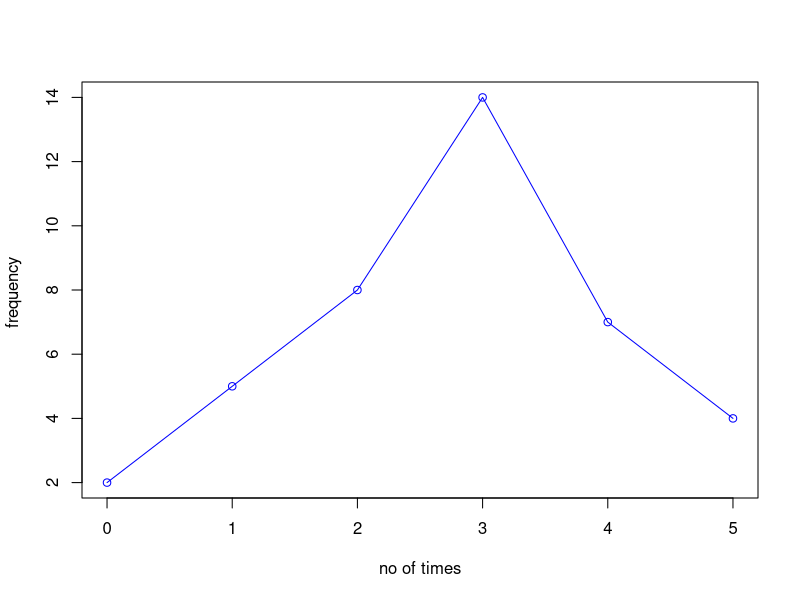

Write the R code that produced this figure.
#page 49-50 
library(dplyr)
remainder<-data.frame(no_times=c(0,1,2,3,4,5),
                          frequency=c(2,5,8,14,7,4))
View(remainder)
plot(remainder$no_times,remainder$frequency,xlab="no of times",
                             ylab="frequency ",type="o",col="blue")
